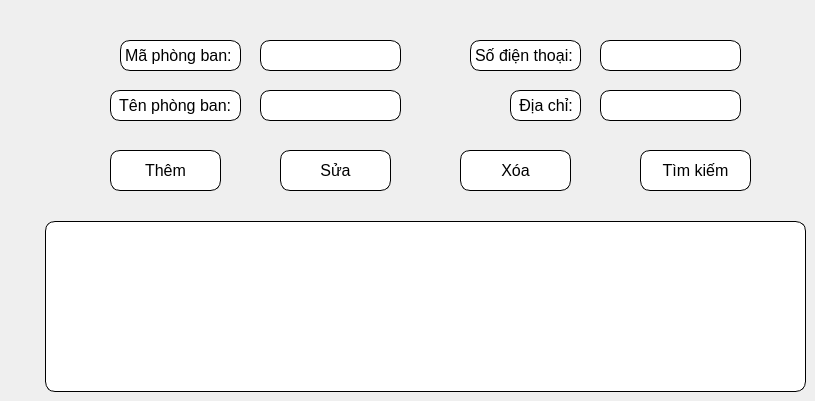
    <widget class="QWidget" name="tab_10">
     <attribute name="title">
      <string>Phòng ban</string>
     </attribute>
     <widget class="QLabel" name="label_32">
      <property name="geometry">
       <rect>
        <x>120</x>
        <y>40</y>
        <width>121</width>
        <height>31</height>
       </rect>
      </property>
      <property name="font">
       <font>
        <pointsize>12</pointsize>
       </font>
      </property>
      <property name="styleSheet">
       <string notr="true">border: 1px solid black;
border-radius: 10px;
background-color: white</string>
      </property>
      <property name="text">
       <string>Mã phòng ban: </string>
      </property>
     </widget>
     <widget class="QLabel" name="label_33">
      <property name="geometry">
       <rect>
        <x>110</x>
        <y>90</y>
        <width>131</width>
        <height>31</height>
       </rect>
      </property>
      <property name="font">
       <font>
        <pointsize>12</pointsize>
       </font>
      </property>
      <property name="styleSheet">
       <string notr="true">border: 1px solid black;
border-radius: 10px;
background-color: white</string>
      </property>
      <property name="text">
       <string> Tên phòng ban:</string>
      </property>
     </widget>
     <widget class="QLabel" name="label_34">
      <property name="geometry">
       <rect>
        <x>470</x>
        <y>40</y>
        <width>111</width>
        <height>31</height>
       </rect>
      </property>
      <property name="font">
       <font>
        <pointsize>12</pointsize>
       </font>
      </property>
      <property name="styleSheet">
       <string notr="true">border: 1px solid black;
border-radius: 10px;
background-color: white</string>
      </property>
      <property name="text">
       <string>Số điện thoại:</string>
      </property>
     </widget>
     <widget class="QLabel" name="label_35">
      <property name="geometry">
       <rect>
        <x>510</x>
        <y>90</y>
        <width>71</width>
        <height>31</height>
       </rect>
      </property>
      <property name="font">
       <font>
        <pointsize>12</pointsize>
       </font>
      </property>
      <property name="styleSheet">
       <string notr="true">border: 1px solid black;
border-radius: 10px;
background-color: white</string>
      </property>
      <property name="text">
       <string> Địa chỉ:</string>
      </property>
     </widget>
     <widget class="QLineEdit" name="input_pn_department">
      <property name="geometry">
       <rect>
        <x>600</x>
        <y>40</y>
        <width>141</width>
        <height>31</height>
       </rect>
      </property>
      <property name="font">
       <font>
        <pointsize>12</pointsize>
       </font>
      </property>
      <property name="styleSheet">
       <string notr="true">border: 1px solid black;
border-radius: 10px;
background-color: white</string>
      </property>
     </widget>
     <widget class="QLineEdit" name="input_address_department">
      <property name="geometry">
       <rect>
        <x>600</x>
        <y>90</y>
        <width>141</width>
        <height>31</height>
       </rect>
      </property>
      <property name="font">
       <font>
        <pointsize>12</pointsize>
       </font>
      </property>
      <property name="styleSheet">
       <string notr="true">border: 1px solid black;
border-radius: 10px;
background-color: white</string>
      </property>
     </widget>
     <widget class="QLineEdit" name="input_name_department">
      <property name="geometry">
       <rect>
        <x>260</x>
        <y>90</y>
        <width>141</width>
        <height>31</height>
       </rect>
      </property>
      <property name="font">
       <font>
        <pointsize>12</pointsize>
       </font>
      </property>
      <property name="styleSheet">
       <string notr="true">border: 1px solid black;
border-radius: 10px;
background-color: white</string>
      </property>
     </widget>
     <widget class="QLineEdit" name="input_id_department">
      <property name="geometry">
       <rect>
        <x>260</x>
        <y>40</y>
        <width>141</width>
        <height>31</height>
       </rect>
      </property>
      <property name="font">
       <font>
        <pointsize>12</pointsize>
       </font>
      </property>
      <property name="styleSheet">
       <string notr="true">border: 1px solid black;
border-radius: 10px;
background-color: white</string>
      </property>
     </widget>
     <widget class="QPushButton" name="button_update_department">
      <property name="geometry">
       <rect>
        <x>280</x>
        <y>150</y>
        <width>111</width>
        <height>41</height>
       </rect>
      </property>
      <property name="font">
       <font>
        <pointsize>12</pointsize>
       </font>
      </property>
      <property name="styleSheet">
       <string notr="true">border: 1px solid black;
border-radius: 10px;
background-color: white</string>
      </property>
      <property name="text">
       <string>Sửa</string>
      </property>
     </widget>
     <widget class="QPushButton" name="button_delete_department">
      <property name="geometry">
       <rect>
        <x>460</x>
        <y>150</y>
        <width>111</width>
        <height>41</height>
       </rect>
      </property>
      <property name="font">
       <font>
        <pointsize>12</pointsize>
       </font>
      </property>
      <property name="styleSheet">
       <string notr="true">border: 1px solid black;
border-radius: 10px;
background-color: white</string>
      </property>
      <property name="text">
       <string>Xóa</string>
      </property>
     </widget>
     <widget class="QPushButton" name="button_find_department">
      <property name="geometry">
       <rect>
        <x>640</x>
        <y>150</y>
        <width>111</width>
        <height>41</height>
       </rect>
      </property>
      <property name="font">
       <font>
        <pointsize>12</pointsize>
       </font>
      </property>
      <property name="styleSheet">
       <string notr="true">border: 1px solid black;
border-radius: 10px;
background-color: white</string>
      </property>
      <property name="text">
       <string>Tìm kiếm</string>
      </property>
     </widget>
     <widget class="QPushButton" name="button_insert_department">
      <property name="geometry">
       <rect>
        <x>110</x>
        <y>150</y>
        <width>111</width>
        <height>41</height>
       </rect>
      </property>
      <property name="font">
       <font>
        <pointsize>12</pointsize>
       </font>
      </property>
      <property name="styleSheet">
       <string notr="true">border: 1px solid black;
border-radius: 10px;
background-color: white</string>
      </property>
      <property name="text">
       <string>Thêm</string>
      </property>
     </widget>
     <widget class="QTableView" name="table_department_view">
      <property name="geometry">
       <rect>
        <x>45</x>
        <y>221</y>
        <width>761</width>
        <height>171</height>
       </rect>
      </property>
      <property name="styleSheet">
       <string notr="true">background-color: white;
border-radius: 10px;
border: 1px solid black;</string>
      </property>
     </widget>
    </widget>
